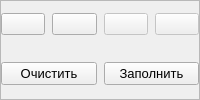
         <widget class="QFrame" name="actions">
          <property name="sizePolicy">
           <sizepolicy hsizetype="Preferred" vsizetype="Preferred">
            <horstretch>0</horstretch>
            <verstretch>0</verstretch>
           </sizepolicy>
          </property>
          <property name="frameShape">
           <enum>QFrame::StyledPanel</enum>
          </property>
          <property name="frameShadow">
           <enum>QFrame::Raised</enum>
          </property>
          <layout class="QVBoxLayout" name="verticalLayout_5">
           <property name="spacing">
            <number>7</number>
           </property>
           <property name="leftMargin">
            <number>0</number>
           </property>
           <property name="topMargin">
            <number>0</number>
           </property>
           <property name="rightMargin">
            <number>0</number>
           </property>
           <property name="bottomMargin">
            <number>0</number>
           </property>
           <item>
            <widget class="QWidget" name="actionsButtonTop" native="true">
             <property name="maximumSize">
              <size>
               <width>16777215</width>
               <height>40</height>
              </size>
             </property>
             <layout class="QHBoxLayout" name="horizontalLayout_22">
              <property name="spacing">
               <number>7</number>
              </property>
              <property name="leftMargin">
               <number>0</number>
              </property>
              <property name="topMargin">
               <number>0</number>
              </property>
              <property name="rightMargin">
               <number>0</number>
              </property>
              <property name="bottomMargin">
               <number>0</number>
              </property>
              <item>
               <widget class="QPushButton" name="buttonBack">
                <property name="toolTip">
                 <string>Шаг обратно</string>
                </property>
                <property name="text">
                 <string/>
                </property>
                <property name="icon">
                 <iconset resource="resources.qrc">
                  <normaloff>:/icons white/icons_white/arrow-left-circle.svg</normaloff>:/icons white/icons_white/arrow-left-circle.svg</iconset>
                </property>
                <property name="iconSize">
                 <size>
                  <width>24</width>
                  <height>24</height>
                 </size>
                </property>
               </widget>
              </item>
              <item>
               <widget class="QPushButton" name="buttonForward">
                <property name="toolTip">
                 <string>Шаг вперед</string>
                </property>
                <property name="text">
                 <string/>
                </property>
                <property name="icon">
                 <iconset resource="resources.qrc">
                  <normaloff>:/icons white/icons_white/arrow-right-circle.svg</normaloff>:/icons white/icons_white/arrow-right-circle.svg</iconset>
                </property>
                <property name="iconSize">
                 <size>
                  <width>24</width>
                  <height>24</height>
                 </size>
                </property>
               </widget>
              </item>
              <item>
               <widget class="QPushButton" name="buttonDelete">
                <property name="enabled">
                 <bool>false</bool>
                </property>
                <property name="toolTip">
                 <string>Удалить Х</string>
                </property>
                <property name="text">
                 <string/>
                </property>
                <property name="icon">
                 <iconset resource="resources.qrc">
                  <normaloff>:/icons white/icons_white/divide-circle.svg</normaloff>:/icons white/icons_white/divide-circle.svg</iconset>
                </property>
                <property name="iconSize">
                 <size>
                  <width>24</width>
                  <height>24</height>
                 </size>
                </property>
               </widget>
              </item>
              <item>
               <widget class="QPushButton" name="buttonAdd">
                <property name="enabled">
                 <bool>false</bool>
                </property>
                <property name="toolTip">
                 <string>Добавить Х</string>
                </property>
                <property name="text">
                 <string/>
                </property>
                <property name="icon">
                 <iconset resource="resources.qrc">
                  <normaloff>:/icons white/icons_white/plus-circle.svg</normaloff>:/icons white/icons_white/plus-circle.svg</iconset>
                </property>
                <property name="iconSize">
                 <size>
                  <width>24</width>
                  <height>24</height>
                 </size>
                </property>
               </widget>
              </item>
             </layout>
            </widget>
           </item>
           <item>
            <widget class="QWidget" name="actionsButtonBottom" native="true">
             <property name="maximumSize">
              <size>
               <width>16777215</width>
               <height>40</height>
              </size>
             </property>
             <layout class="QHBoxLayout" name="horizontalLayout_23">
              <property name="spacing">
               <number>7</number>
              </property>
              <property name="leftMargin">
               <number>0</number>
              </property>
              <property name="topMargin">
               <number>0</number>
              </property>
              <property name="rightMargin">
               <number>0</number>
              </property>
              <property name="bottomMargin">
               <number>0</number>
              </property>
              <item>
               <widget class="QPushButton" name="buttonClean">
                <property name="sizePolicy">
                 <sizepolicy hsizetype="Preferred" vsizetype="Fixed">
                  <horstretch>0</horstretch>
                  <verstretch>0</verstretch>
                 </sizepolicy>
                </property>
                <property name="font">
                 <font>
                  <pointsize>10</pointsize>
                  <weight>50</weight>
                  <bold>false</bold>
                 </font>
                </property>
                <property name="toolTip">
                 <string>Очистить таблицу</string>
                </property>
                <property name="styleSheet">
                 <string notr="true"/>
                </property>
                <property name="text">
                 <string>Очистить</string>
                </property>
               </widget>
              </item>
              <item>
               <widget class="QPushButton" name="buttonFill">
                <property name="sizePolicy">
                 <sizepolicy hsizetype="Preferred" vsizetype="Fixed">
                  <horstretch>0</horstretch>
                  <verstretch>0</verstretch>
                 </sizepolicy>
                </property>
                <property name="font">
                 <font>
                  <pointsize>10</pointsize>
                  <weight>50</weight>
                  <bold>false</bold>
                 </font>
                </property>
                <property name="toolTip">
                 <string>Заполнить таблицу</string>
                </property>
                <property name="text">
                 <string>Заполнить</string>
                </property>
               </widget>
              </item>
             </layout>
            </widget>
           </item>
          </layout>
         </widget>
